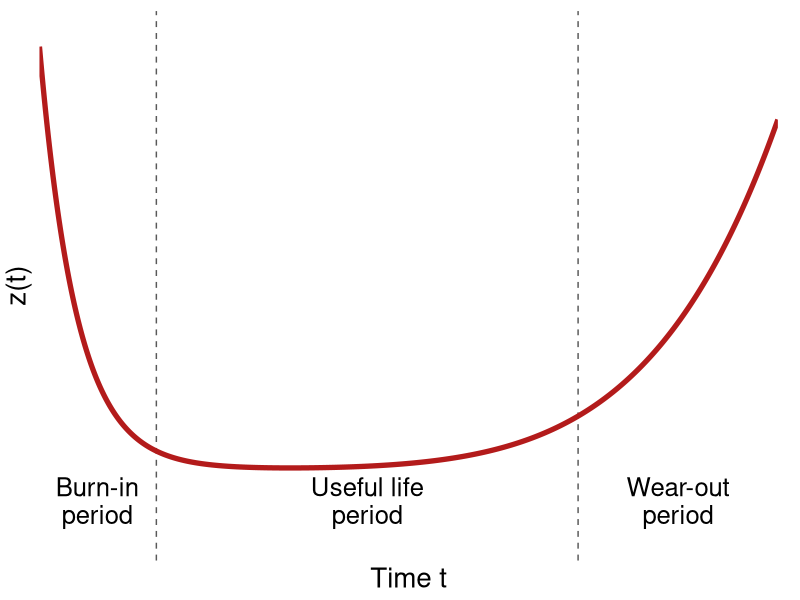
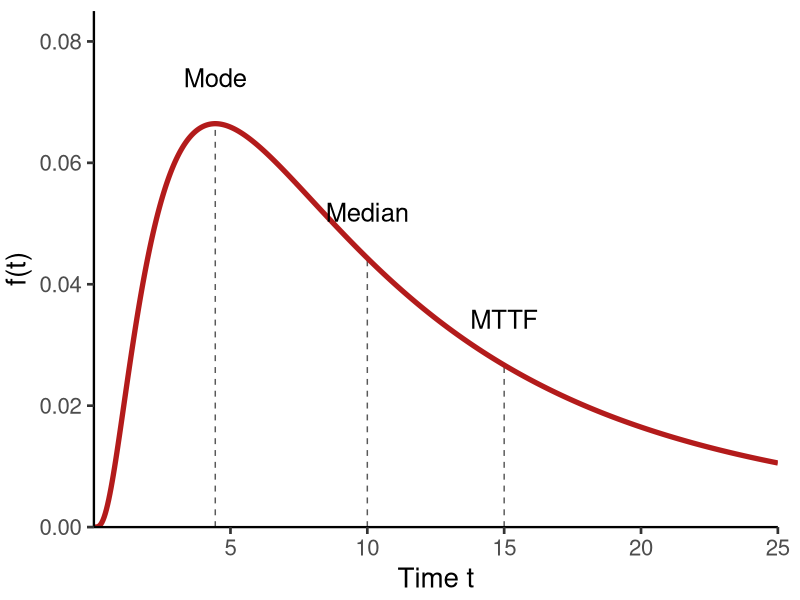
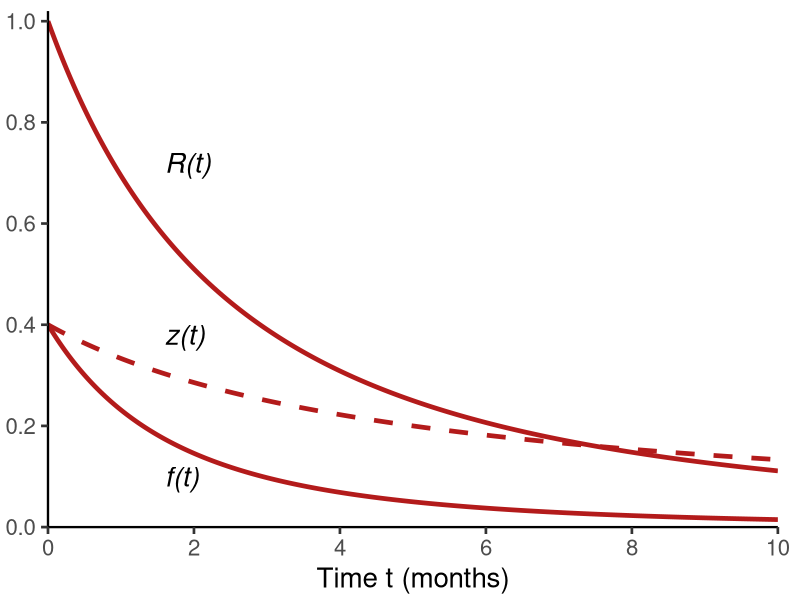
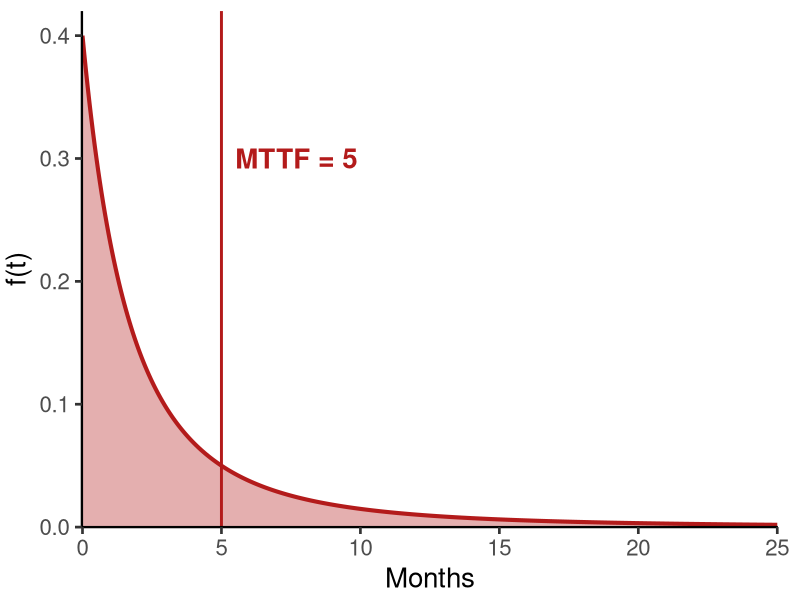
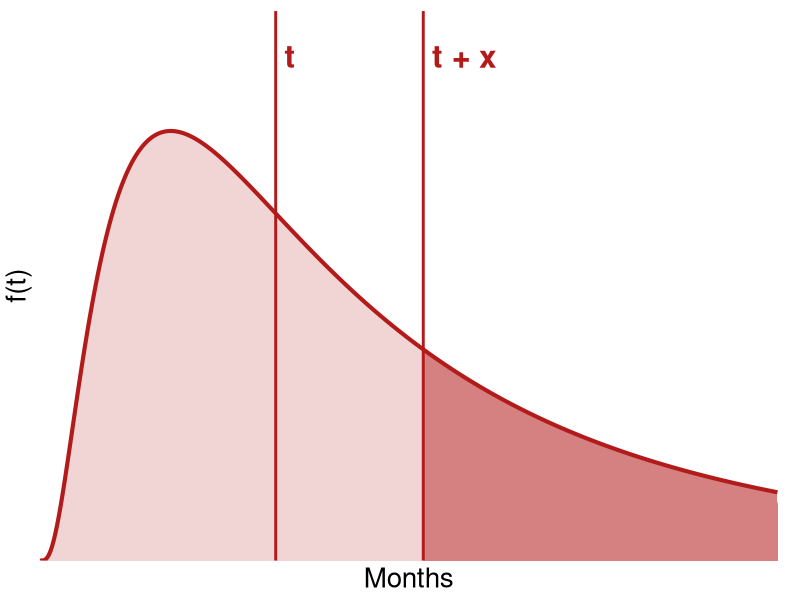
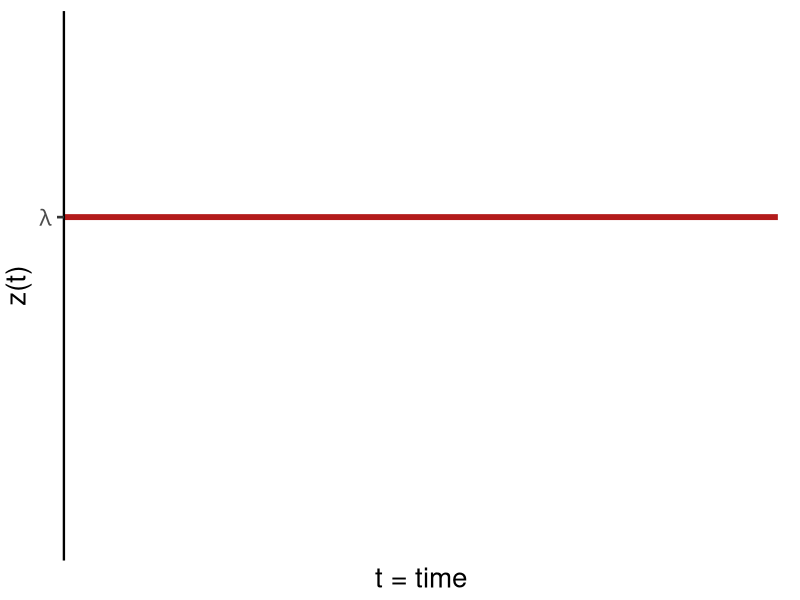
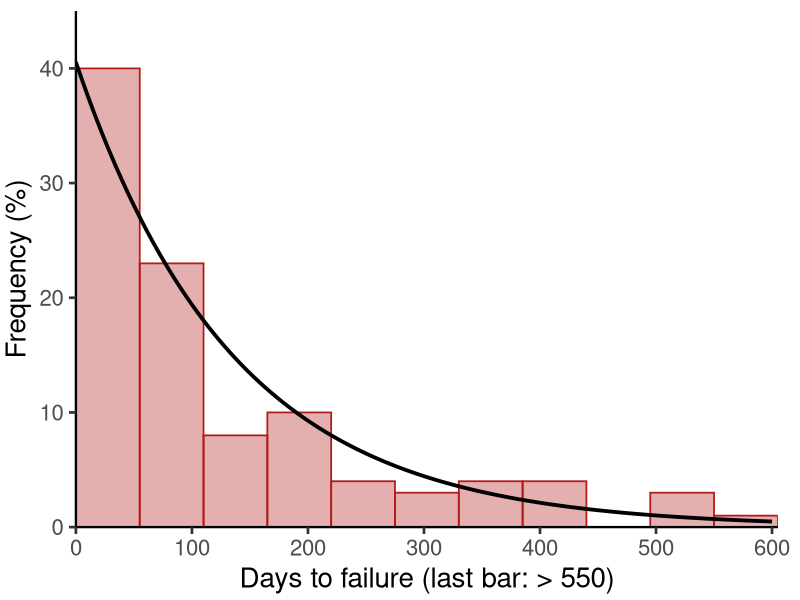
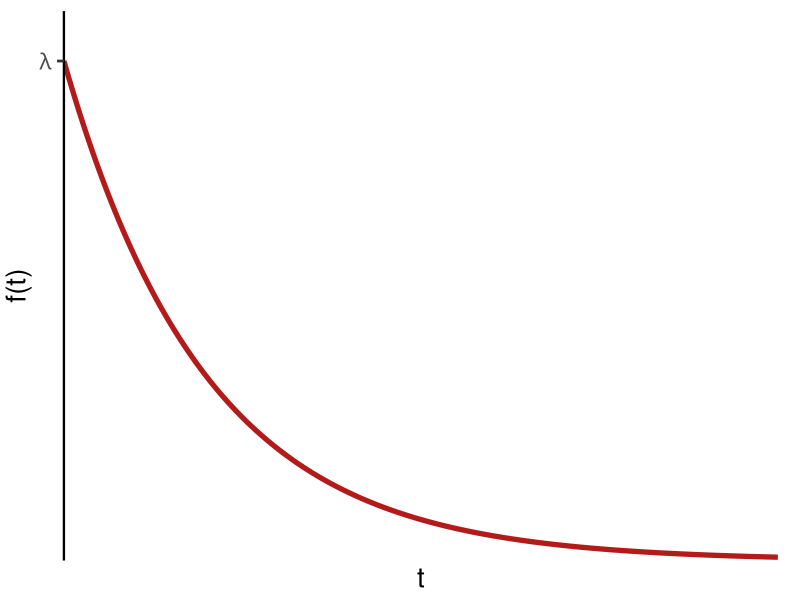

These charts were generated, in order, by the following R code:
# Feeds Lesson 7 (Useful Life Distributions - Exponential) slides 6-7, 10, 12-13,
#   16, 22, 27 and 30: the charts, the light-bulb frequency table, and the numbers
#   behind the three in-deck exercises (slides 12, 15, 18) and Examples 1-3 (slides 28-30).
# Run from the sigma repo root:  Rscript functions/slides_lesson_7_exponential.R
# Reads  workshops/bulb_lifetimes.csv (100 bulb failure times, transcribed from slide 22).
# Writes gen_*.png (1100x600 px) to docs-v3/images/slides/lesson-7/ and prints every
#   recomputed number to the console. Nothing is random, so reruns are identical.
# Python twin: functions/slides_lesson_7_exponential.py (same parameters, *_py.png copies).
# Notation follows the course: f(t) pdf, F(t) CDF, R(t) reliability, z(t) failure rate
#   (hazard), H(t) cumulative hazard, lambda = constant failure rate, MTTF = 1/lambda.
library(dplyr)
library(ggplot2)
library(readr)
library(tidyr)

out = "docs-v3/images/slides/lesson-7"
red = "#B31B1B"; grey = "grey35"

# functions/functions_reliability.R holds r(), z(), afr() for the exponential, but it
# loads mosaicCalc (not installed everywhere), so the exponential pieces are restated here.
r_exp = function(t, lambda) { exp(-lambda * t) }
f_exp = function(t, lambda) { lambda * exp(-lambda * t) }

theme_deck = function() {
  theme_classic(base_size = 20) +
    theme(plot.margin = margin(8, 16, 4, 4), axis.line = element_line(linewidth = 0.8))
}
save = function(g, file) {
  ggsave(file.path(out, file), g, width = 11, height = 6, dpi = 100, bg = "white")
  cat("wrote", file.path(out, file), "\n")
}

# ---- 1. Bathtub curve (slides 6-7) ---------------------------------------------
# Illustrative z(t) = 1.2 e^(-t/0.5) + 0.25 + 0.25 (t/8)^6 : decreasing burn-in,
# flat useful life, rising wear-out. Period boundaries drawn at t = 1.6 and t = 7.3.
bath = tibble(t = seq(0.02, 10, length.out = 600)) %>%
  mutate(z = 1.2 * exp(-t / 0.5) + 0.25 + 0.25 * (t / 8)^6)
g = ggplot(bath, aes(t, z)) +
  geom_vline(xintercept = c(1.6, 7.3), linetype = "dashed", color = grey) +
  geom_line(color = red, linewidth = 1.8) +
  annotate("text", x = c(0.8, 4.45, 8.65), y = 0.1,
           label = c("Burn-in\nperiod", "Useful life\nperiod", "Wear-out\nperiod"),
           size = 6.5, vjust = 0, lineheight = 0.9) +
  scale_x_continuous(expand = c(0, 0), breaks = NULL) +
  scale_y_continuous(expand = c(0, 0), limits = c(0, 1.5), breaks = NULL) +
  labs(x = "Time t", y = "z(t)") + theme_deck()
save(g, "gen_bathtub.png")

# ---- 2. Mode, median, MTTF (slide 10, left chart) -----------------------------
# The scan's curve is a lognormal with median 10 and MTTF 15: meanlog = ln 10,
# sdlog = sqrt(2 ln 1.5) = 0.9005. Then mode = exp(meanlog - sdlog^2) = 4.44, peak f = 0.066.
ml = log(10); sl = sqrt(2 * log(1.5))
mode_t = exp(ml - sl^2); median_t = exp(ml); mttf_t = exp(ml + sl^2 / 2)
cat(sprintf("Slide 10 lognormal: mode = %.2f, median = %.2f, MTTF = %.2f, f(mode) = %.4f\n",
            mode_t, median_t, mttf_t, dlnorm(mode_t, ml, sl)))
ln = tibble(t = seq(0.01, 25, length.out = 600)) %>% mutate(f = dlnorm(t, ml, sl))
marks = tibble(t = c(mode_t, median_t, mttf_t), lab = c("Mode", "Median", "MTTF")) %>%
  mutate(f = dlnorm(t, ml, sl))
g = ggplot(ln, aes(t, f)) +
  geom_segment(data = marks, aes(x = t, xend = t, y = 0, yend = f), linetype = "dashed", color = grey) +
  geom_line(color = red, linewidth = 1.8) +
  geom_text(data = marks, aes(y = f + 0.006, label = lab), size = 6.5, vjust = 0) +
  scale_x_continuous(expand = c(0, 0), breaks = seq(0, 25, 5)) +
  scale_y_continuous(expand = c(0, 0), limits = c(0, 0.085)) +
  labs(x = "Time t", y = "f(t)") + theme_deck()
save(g, "gen_mode_median_mttf.png")

# ---- 3. R(t), z(t), f(t) for Exercise 1's item (slide 10 right chart; slide 12) --
# R(t) = 1/(0.2t+1)^2,  f(t) = 0.4/(0.2t+1)^3,  z(t) = 0.4/(0.2t+1)
ex1 = tibble(t = seq(0, 10, length.out = 400)) %>%
  mutate(`R(t)` = 1 / (0.2 * t + 1)^2, `f(t)` = 0.4 / (0.2 * t + 1)^3, `z(t)` = 0.4 / (0.2 * t + 1)) %>%
  pivot_longer(-t, names_to = "fn", values_to = "y")
lab3 = tibble(fn = c("R(t)", "z(t)", "f(t)"), t = c(1.6, 1.6, 1.6), y = c(0.72, 0.38, 0.1))
g = ggplot(ex1, aes(t, y, linetype = fn)) +
  geom_line(color = red, linewidth = 1.6) +
  geom_text(data = lab3, aes(label = fn), size = 7, hjust = 0, fontface = "italic") +
  scale_linetype_manual(values = c("R(t)" = "solid", "f(t)" = "solid", "z(t)" = "dashed"), guide = "none") +
  scale_x_continuous(expand = c(0, 0), breaks = seq(0, 10, 2)) +
  scale_y_continuous(expand = c(0, 0), limits = c(0, 1.02), breaks = seq(0, 1, 0.2)) +
  labs(x = "Time t (months)", y = NULL) + theme_deck()
save(g, "gen_r_z_f.png")

# Exercise 1 (slide 12): MTTF = integral of R(t) from 0 to infinity
ex1_mttf = integrate(function(t) 1 / (0.2 * t + 1)^2, 0, Inf)$value
cat(sprintf("Exercise 1: MTTF = %.4f months (scan: 5 months)\n", ex1_mttf))

# ---- 4. "MTTF?" shaded pdf (slide 12) ------------------------------------------
# Drawn from Exercise 1's own f(t), with the MTTF (5 months) marked.
pdf1 = tibble(t = seq(0, 25, length.out = 400)) %>% mutate(f = 0.4 / (0.2 * t + 1)^3)
g = ggplot(pdf1, aes(t, f)) +
  geom_area(fill = red, alpha = 0.35) + geom_line(color = red, linewidth = 1.4) +
  geom_vline(xintercept = ex1_mttf, color = red, linewidth = 1) +
  annotate("text", x = ex1_mttf + 0.5, y = 0.3, label = "MTTF = 5", color = red,
           size = 7, fontface = "bold", hjust = 0) +
  scale_x_continuous(expand = c(0, 0)) + scale_y_continuous(expand = c(0, 0), limits = c(0, 0.42)) +
  labs(x = "Months", y = "f(t)") + theme_deck()
save(g, "gen_mttf_shaded.png")

# ---- 5. Age t and extra interval x (slide 13) ----------------------------------
# Same lognormal as chart 2; the item has survived to t = 8 and we ask about t + x = 13.
t0 = 8; x0 = 5
g = ggplot(ln, aes(t, f)) +
  geom_area(fill = red, alpha = 0.18) +
  geom_area(data = filter(ln, t >= t0 + x0), fill = red, alpha = 0.45) +
  geom_line(color = red, linewidth = 1.4) +
  geom_vline(xintercept = c(t0, t0 + x0), color = red, linewidth = 1) +
  annotate("text", x = c(t0, t0 + x0) + 0.3, y = 0.078, label = c("t", "t + x"),
           color = red, size = 8, fontface = "bold", hjust = 0) +
  scale_x_continuous(expand = c(0, 0), breaks = NULL) +
  scale_y_continuous(expand = c(0, 0), limits = c(0, 0.085), breaks = NULL) +
  labs(x = "Months", y = "f(t)") + theme_deck()
save(g, "gen_t_plus_x.png")

# Exercise 2 (slide 15): z(t) = t/(t+1)  ->  R(t) = (t+1) e^(-t)
r_ex2 = function(t) (t + 1) * exp(-t)
ex2_mttf = integrate(r_ex2, 0, Inf)$value
mrl = function(t) integrate(function(x) r_ex2(t + x) / r_ex2(t), 0, Inf)$value
H_check = integrate(function(u) u / (u + 1), 0, 2)$value  # should equal -ln R(2)
cat(sprintf("Exercise 2: H(2) = %.4f vs -ln R(2) = %.4f; MTTF = %.4f (scan says 5 months)\n",
            H_check, -log(r_ex2(2)), ex2_mttf))
cat(sprintf("Exercise 2: MRL(t) numeric vs 1 + 1/(t+1): t=0 %.4f/%.4f, t=1 %.4f/%.4f, t=4 %.4f/%.4f\n",
            mrl(0), 1 + 1/1, mrl(1), 1 + 1/2, mrl(4), 1 + 1/5))

# ---- 6. Constant failure rate (slides 16-17) -----------------------------------
g = ggplot(tibble(t = c(0, 10), z = 1), aes(t, z)) +
  geom_line(color = red, linewidth = 2) +
  scale_x_continuous(expand = c(0, 0), breaks = NULL) +
  scale_y_continuous(expand = c(0, 0), limits = c(0, 1.6), breaks = 1, labels = expression(lambda)) +
  labs(x = "t = time", y = "z(t)") + theme_deck()
save(g, "gen_constant_hazard.png")

# Exercise 3 (slide 18): lambda = 0.08 %/K hours = 0.08e-5 per hour
lam3 = 0.08e-5
p1 = 1 - exp(-lam3 * 20000)
t1pct = -log(1 - 0.01) / lam3
cat(sprintf("Exercise 3: F(20000) = %.5f (scan 0.016); two fail = %.6f (scan 0.016^2 = %.6f); t_1%% = %.0f h (scan 12563)\n",
            p1, p1^2, 0.016^2, t1pct))

# Slides 19-20: F(MTTF) and T50
cat(sprintf("Slide 19: F(MTTF) = 1 - 1/e = %.4f; slide 20: ln 2 = %.4f\n", 1 - exp(-1), log(2)))

# ---- 7. Light-bulb data (slide 22) ---------------------------------------------
bulbs = read_csv("workshops/bulb_lifetimes.csv", show_col_types = FALSE)
breaks = c(seq(0, 550, by = 55), Inf)
lam_hat = 1 / mean(bulbs$days)
freq = bulbs %>%
  mutate(cell = cut(days, breaks = breaks, right = TRUE, include.lowest = TRUE)) %>%
  count(cell, .drop = FALSE) %>%
  mutate(lower = head(breaks, -1), upper = tail(breaks, -1),
         expected = 100 * (r_exp(lower, lam_hat) - r_exp(upper, lam_hat)))
scan_counts = c(40, 23, 8, 10, 4, 3, 4, 4, 0, 3, 1)
freq = freq %>% mutate(scan = scan_counts, match = n == scan)
cat(sprintf("Bulbs: n = %d, mean = %.2f, lambda-hat = 1/mean = %.6f per day, total = %d\n",
            nrow(bulbs), mean(bulbs$days), lam_hat, sum(freq$n)))
print(as.data.frame(freq %>% mutate(expected = round(expected, 1))))

# Histogram (percent per 55-day cell) with the fitted exponential overlaid,
# scaled to percent per cell: 100 * 55 * f(t).
hist_d = freq %>% filter(is.finite(upper))
curve_d = tibble(t = seq(0, 600, length.out = 400)) %>% mutate(pct = 100 * 55 * f_exp(t, lam_hat))
g = ggplot() +
  geom_rect(data = hist_d, aes(xmin = lower, xmax = upper, ymin = 0, ymax = n),
            fill = red, alpha = 0.35, color = red, linewidth = 0.6) +
  geom_rect(data = tibble(xmin = 550, xmax = 605, ymax = freq$n[11]),
            aes(xmin = xmin, xmax = xmax, ymin = 0, ymax = ymax),
            fill = red, alpha = 0.35, color = red, linewidth = 0.6) +
  geom_line(data = curve_d, aes(t, pct), color = "black", linewidth = 1.3) +
  scale_x_continuous(expand = c(0, 0), breaks = seq(0, 600, 100)) +
  scale_y_continuous(expand = c(0, 0), limits = c(0, 45), breaks = seq(0, 40, 10)) +
  labs(x = "Days to failure (last bar: > 550)", y = "Frequency (%)") + theme_deck()
save(g, "gen_bulb_histogram_pdf.png")

# Generic exponential pdf f(t) = lambda e^(-lambda t), starting at lambda (slide 22)
g = ggplot(tibble(t = seq(0, 5, length.out = 300)) %>% mutate(f = f_exp(t, 1)), aes(t, f)) +
  geom_line(color = red, linewidth = 1.8) +
  scale_x_continuous(expand = c(0, 0), breaks = NULL) +
  scale_y_continuous(expand = c(0, 0), limits = c(0, 1.1), breaks = 1, labels = expression(lambda)) +
  labs(x = "t", y = "f(t)") + theme_deck()
save(g, "gen_exponential_pdf.png")

# ---- 8. Piecewise exponential (slide 27) ---------------------------------------
# Illustrative decreasing z(t) = 0.35 + 1.4 e^(-t/1.3); each interval [t_(i-1), t_i]
# is approximated by a constant rate equal to the average failure rate over it.
zp = function(t) 0.35 + 1.4 * exp(-t / 1.3)
steps = tibble(lo = 0:4, hi = 1:5) %>%
  rowwise() %>% mutate(afr = integrate(zp, lo, hi)$value / (hi - lo)) %>% ungroup()
g = ggplot() +
  geom_rect(data = steps, aes(xmin = lo, xmax = hi, ymin = 0, ymax = afr),
            fill = red, alpha = 0.15, color = red, linewidth = 0.9) +
  geom_line(data = tibble(t = seq(0, 5.4, length.out = 300)) %>% mutate(z = zp(t)),
            aes(t, z), color = "black", linewidth = 1.4) +
  scale_x_continuous(expand = c(0, 0), breaks = 0:5,
                     labels = c("0", expression(t[1]), expression(t[2]), expression(t[3]),
                                expression(t[4]), expression(t[5]))) +
  scale_y_continuous(expand = c(0, 0), limits = c(0, 1.8), breaks = NULL) +
  labs(x = "Time", y = "z(t)") + theme_deck()
save(g, "gen_piecewise.png")

# Example 1 (slide 28): rotary pump, lambda = 4.28e-4 per hour, t = 730 h
lam_p = 4.28e-4
cat(sprintf("Example 1: R(730) = %.4f (scan 0.732); MTTF = %.1f h = %.2f months of 730 h (scan 2336 h = 3.2); Pr(fail in next 730 | survived) = %.4f (scan 0.268)\n",
            r_exp(730, lam_p), 1 / lam_p, 1 / lam_p / 730, 1 - r_exp(730, lam_p)))

# Example 2 (slide 29): Pr(T2 > T1) = lambda1 / (lambda1 + lambda2); check numerically
l1 = 0.002; l2 = 0.003
num = integrate(function(t) r_exp(t, l2) * f_exp(t, l1), 0, Inf)$value
cat(sprintf("Example 2 (lambda1 = %.3f, lambda2 = %.3f): integral = %.4f, closed form = %.4f\n",
            l1, l2, num, l1 / (l1 + l2)))

# ---- 9. Mixture of two exponentials (slide 30) ---------------------------------
# p = 0.4 from plant 1 (lambda1 = 1), 0.6 from plant 2 (lambda2 = 3): z(0) = 2.2,
# falling to lambda1 = 1 -- the shape and values in the scan.
p = 0.4; lam1 = 1; lam2 = 3
zmix = function(t) (p * lam1 * exp(-lam1 * t) + (1 - p) * lam2 * exp(-lam2 * t)) /
  (p * exp(-lam1 * t) + (1 - p) * exp(-lam2 * t))
cat(sprintf("Example 3: z(0) = %.3f, z(1) = %.3f, z(2) = %.3f, z(5) = %.3f; MTTF = p/l1 + (1-p)/l2 = %.4f\n",
            zmix(0), zmix(1), zmix(2), zmix(5), p / lam1 + (1 - p) / lam2))
g = ggplot(tibble(t = seq(0, 5, length.out = 400)) %>% mutate(z = zmix(t)), aes(t, z)) +
  geom_line(color = red, linewidth = 1.8) +
  scale_x_continuous(expand = c(0, 0), breaks = 0:5) +
  scale_y_continuous(expand = c(0, 0), limits = c(0, 2.4), breaks = seq(0, 2, 0.5)) +
  labs(x = "Time t", y = "z(t)") + theme_deck()
save(g, "gen_mixture_hazard.png")
